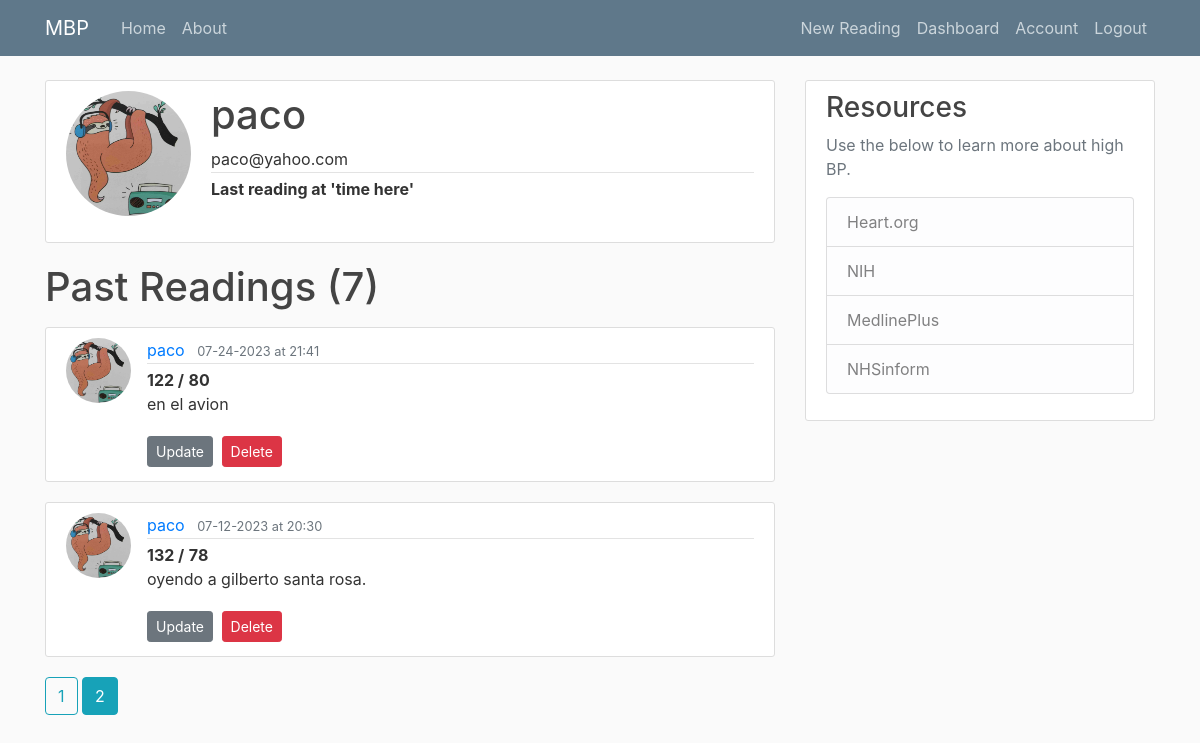
Before: /user/paco?page=2 (signed in) with the older database file.
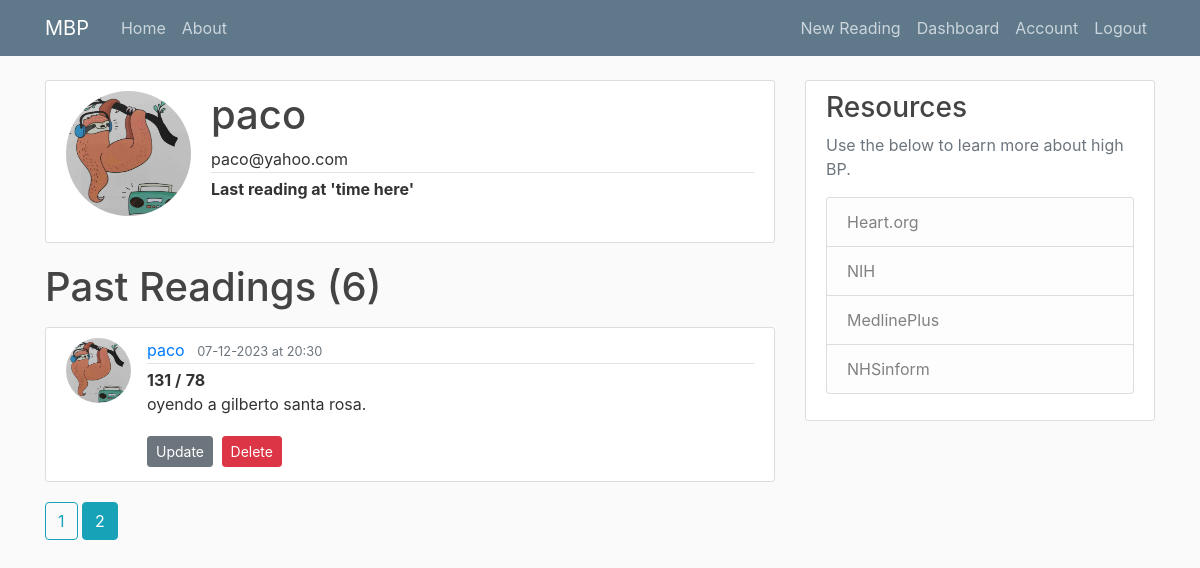
After: the same page with the newer database file.
### mbp/models.py (models this page shows, shortened)
class User(db.Model, UserMixin):
    id = db.Column(db.Integer, primary_key=True)
    username = db.Column(db.String(20), unique=True, nullable=False)
    email = db.Column(db.String(120), unique=True, nullable=False)
    image_file = db.Column(db.String(20), nullable=False, default='default.jpg')
    password = db.Column(db.String(60), nullable=False)
    readings = db.relationship('Reading', backref='user', lazy=True)

class Reading(db.Model):
    id = db.Column(db.Integer, primary_key=True)
    sys = db.Column(db.String(3), nullable=False)
    dia = db.Column(db.String(3), nullable=False)
    notes = db.Column(db.Text, nullable=False)
    date_posted = db.Column(db.DateTime, nullable=False, default=datetime.utcnow)
    user_id = db.Column(db.Integer, db.ForeignKey('user.id'), nullable=False)

### mbp/users/routes.py (the view)
@users.route('/user/<string:username>')
@login_required
def user_readings(username):
    image_file = url_for('static', filename='profile_pics/' + current_user.image_file)
    page = request.args.get('page', 1, type=int) #Grab the page we want. In this case page one. Set type integer as the page number.
    user = User.query.filter_by(username=username).first_or_404()
    reading = Reading.query.filter_by(user=user)\
        .order_by(Reading.date_posted.desc())\
        .paginate(page=page, per_page=5) #Show 5 readings per page. Can use http://localhost:8000/home?page=3 to navigate to pages.
    return render_template('user_readings.html', title='Dashboard2', reading=reading, user=user, username=username, image_file=image_file)

### mbp/models.py (called while the page is built)
@login_manager.user_loader
def load_user(user_id):
    return User.query.get(int(user_id))

### mbp/templates/user_readings.html (shortened to what this page needs)
{% extends "base.html" %}
{% block content %}
<div class="content-section">
    <div class="media">
      <img class="rounded-circle account-img" src="{{ image_file }}">
      <div class="media-body">
        <h2 class="account-heading">{{ current_user.username }}</h2>
        <p class="article-metadata">{{ current_user.email }}</p>
        <p class="font-weight-bold">Last reading at 'time here'</p>
      </div>
    </div>
  </div>
    <h1 class="mb-3">Past Readings  ({{ reading.total }})</h1>
    {% for reading in reading.items %}
    <article class="media content-section">
      <img class="rounded-circle article-img" src="{{ url_for('static', filename='profile_pics/' + reading.user.image_file) }}" />
      <div class="media-body">
        <div class="article-metadata">
          <a class="mr-2" href="{{ url_for('users.user_readings', username=reading.user.username) }}">{{ reading.user.username }}</a>
          <small class="text-muted">{{ reading.date_posted.strftime('%m-%d-%Y at %H:%M') }}</small>
        </div>
        <text class="font-weight-bold">{{ reading.sys }} /</text>
          <text class="font-weight-bold">{{ reading.dia}}</text>
          <p class="article-content">{{ reading.notes }}</p>
          <a class="btn btn-secondary btn-sm mt-1 mb-1" href="{{ url_for('readings.update_reading', reading_id=reading.id) }}">Update</a>
        <button type="button" class="btn btn-danger btn-sm m-1" data-toggle="modal" data-target="#deleteModal">Delete</button>
      </div>
    </article>
    {% endfor %}
    {% for page_num in reading.iter_pages(left_edge=1, right_edge=1, left_current=1, right_current=2) %}
      {% if page_num %}
        {% if reading.page == page_num %}
          <a class="btn btn-info mb-4" href="{{ url_for('users.user_readings', username=user.username, page=page_num) }}">{{ page_num }}</a>
        {% else %}
          <a class="btn btn-outline-info mb-4" href="{{ url_for('users.user_readings', username=user.username, page=page_num) }}">{{ page_num }}</a>
        {% endif %}
      {% else %}
        ...
      {% endif %}
    {% endfor %}
{% endblock content %}

### mbp/templates/base.html (shortened to what this page needs)
<!DOCTYPE html>
<html>
<head>
    <link rel="stylesheet" href="https://maxcdn.bootstrapcdn.com/bootstrap/4.0.0/css/bootstrap.min.css">
    <link rel="stylesheet" type="text/css" href="{{ url_for('static', filename='css/main.css') }}">
</head>
<body>
  <header class="site-header">
<nav class="navbar navbar-expand-md navbar-dark bg-steel fixed-top">
  <div class="container">
    <a class="navbar-brand mr-4" href="/">MBP</a>
    <div class="collapse navbar-collapse" id="navbarToggle">
      <div class="navbar-nav mr-auto">
        <a class="nav-item nav-link" href="/">Home</a>
        <a class="nav-item nav-link" href="/about">About</a>
      </div>
      <div class="navbar-nav">
        {% if current_user.is_authenticated %}
        <a class="nav-item nav-link" href="{{ url_for('readings.new_reading') }}">New Reading</a>
        <a class="nav-item nav-link" href="{{ url_for('users.user_readings', username=current_user.username) }}">Dashboard</a>
        <a class="nav-item nav-link" href="{{ url_for('users.account') }}">Account</a>
        <a class="nav-item nav-link" href="{{ url_for('users.logout') }}">Logout</a>
        {% else %}
          <a class="nav-item nav-link" href="{{ url_for('users.login') }}">Login</a>
          <a class="nav-item nav-link" href="{{ url_for('users.register') }}">Register</a>
        {% endif %}
      </div>
    </div>
  </div>
</nav>
</header>
      <main role="main" class="container">
        <div class="row">
          <div class="col-md-8">
            {% block content %}{% endblock %}
          </div>
          <div class="col-md-4">
            <div class="content-section">
              <h3>Resources</h3>
              <p class='text-muted'>Use the below to learn more about high BP.
                <ul class="list-group">
                  <a li class="list-group-item list-group-item-light" href="https://www.heart.org/en/health-topics/high-blood-pressure" target="_blank">Heart.org</li></a>
                  <a li class="list-group-item list-group-item-light" href="https://www.nhlbi.nih.gov/health/high-blood-pressure" target="_blank">NIH</li></a>
                  <a li class="list-group-item list-group-item-light" href="https://medlineplus.gov/highbloodpressure.html" target="_blank">MedlinePlus</li></a>
                  <a li class="list-group-item list-group-item-light" href="https://www.nhsinform.scot/illnesses-and-conditions/heart-and-blood-vessels/conditions/high-blood-pressure-hypertension" target="_blank">NHSinform</li></a>
                </ul>
              </p>
            </div>
          </div>
        </div>
      </main>
</body>
</html>

### mbp/static/css/main.css (style rules this page uses)
body { background: #fafafa; color: #333333; margin-top: 5rem; }
h1, h2, h3, h4, h5, h6 { color: #444444; }
.bg-steel { background-color: #5f788a; }
.site-header .navbar-nav .nav-link { color: #cbd5db; }
.content-section { background: #ffffff; padding: 10px 20px; border: 1px solid #dddddd; border-radius: 3px; margin-bottom: 20px; }
.article-content { white-space: pre-line; }
.article-img { height: 65px; width: 65px; margin-right: 16px; }
.article-metadata { padding-bottom: 1px; margin-bottom: 4px; border-bottom: 1px solid #e3e3e3 }
.account-img { height: 125px; width: 125px; margin-right: 20px; margin-bottom: 16px; }
.account-heading { font-size: 2.5rem; }

Changed rows visible on the page:
removed Reading: image_file (placeholder picture), user.username "paco", date_posted "07-24-2023 at 21:41", sys "122", dia "80", notes "en el avion"
changed Reading "oyendo a gilberto santa rosa.": sys "132" → "131"
Other visible differences:
{{ reading.total }}: "7" → "6"
